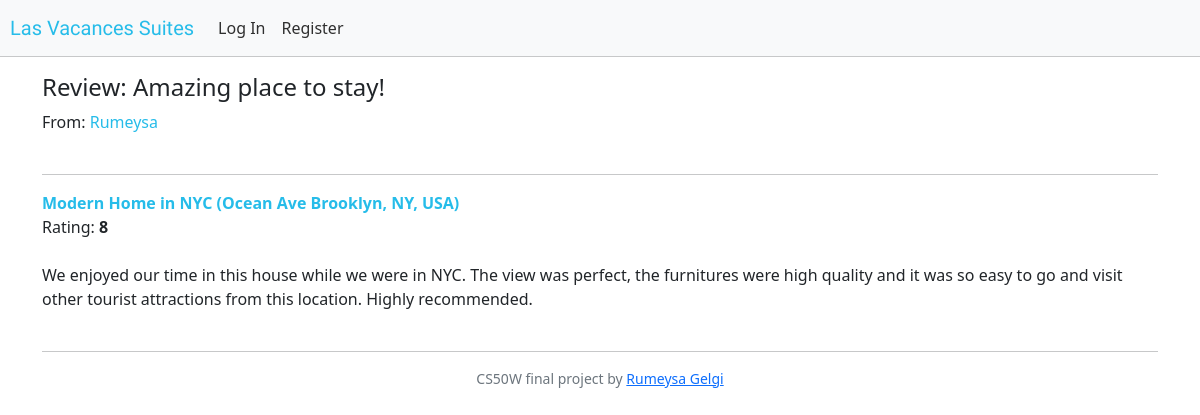
/review/3, run on the app's committed database.
### lasvacances/models.py (models this page shows, shortened)
class Review(models.Model):
    title = models.CharField(max_length=255, blank=False)
    suite = models.ForeignKey("Suite", on_delete=models.CASCADE, related_name="reviewed")
    author = models.ForeignKey("User", on_delete=models.CASCADE, related_name="reviews")
    review = models.TextField(blank=False)
    rating = models.IntegerField(blank=False)

class User(AbstractUser):
    avatar = models.URLField()

class Suite(models.Model):
    title = models.CharField(max_length=255, blank=False)
    address = models.CharField(max_length=255, blank=False)
    details = models.TextField(blank=False)
    image = models.URLField(blank=False)
    price = models.CharField(max_length=50, blank=False)

### lasvacances/views.py (the view)
# urls.py: path("review/<int:review_id>", views.review, name="review"),
@csrf_exempt
def review(request, review_id):
    if request.method == "GET":
        try:
            review = Review.objects.get(pk=review_id)
        except Review.DoesNotExist:
            messages.error(request, f'Review not found.')
            return render(request, "lasvacances/apology.html", status=500)
        return render(request, "lasvacances/review.html", {
            "review": review
        })

### lasvacances/templates/lasvacances/review.html (shortened to what this page needs)
{% extends "lasvacances/layout.html" %}
{% load static %}
{% block body %}
    <div class="container">
        <h4 id="review_title">Review: {{review.title}}</h4>
        <span>From: <a class="link" href="{% url 'profile' review.author %}">{{review.author}}</a></span>
        <br><br>
        <hr>
        <div class="review">
            <a class="link" href="{% url 'suite' review.suite.id %}"><strong>{{review.suite.title}} ({{review.suite.address}})</strong></a>
            <br>
            <div id="review_{{review.id}}">
                Rating: <strong>{{review.rating}}</strong>
                <br>
                <br>
                {{review.review}}
                <br>
                <br>
            </div>
        </div>
        <hr>
    </div>
{% endblock %}

### lasvacances/static/lasvacances/styles.css (style rules this page uses)
.link { text-decoration: none; color: rgb(38, 188, 233); }

### data on the page
Review: title "Amazing place to stay!", author "Rumeysa", suite "Modern Home in NYC", suite.address "Ocean Ave Brooklyn, NY, USA", rating "8", review "We enjoyed our time in this house while we were in NYC. The view was perfect, the furnitures were high quality and it was so easy to go and visit other tourist attractions from this location. Highly recommended."
